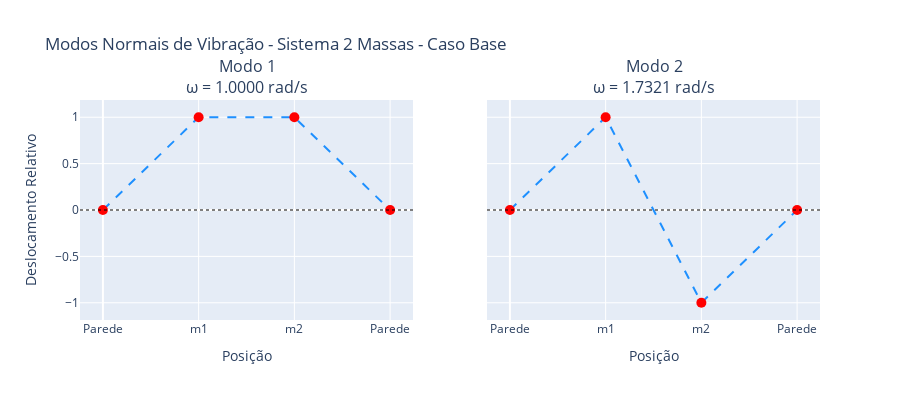
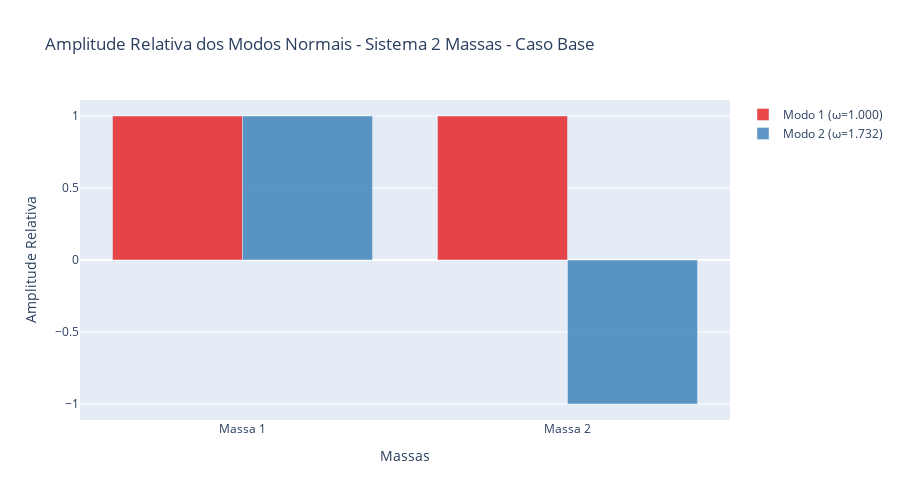
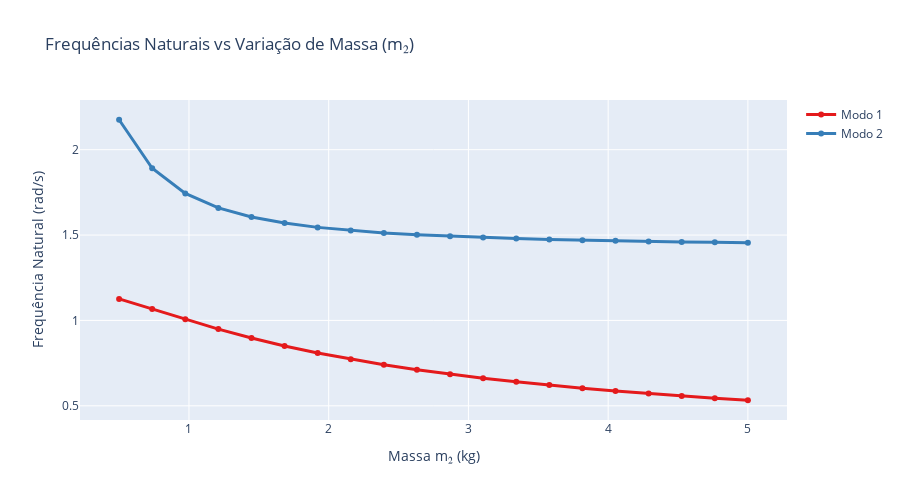
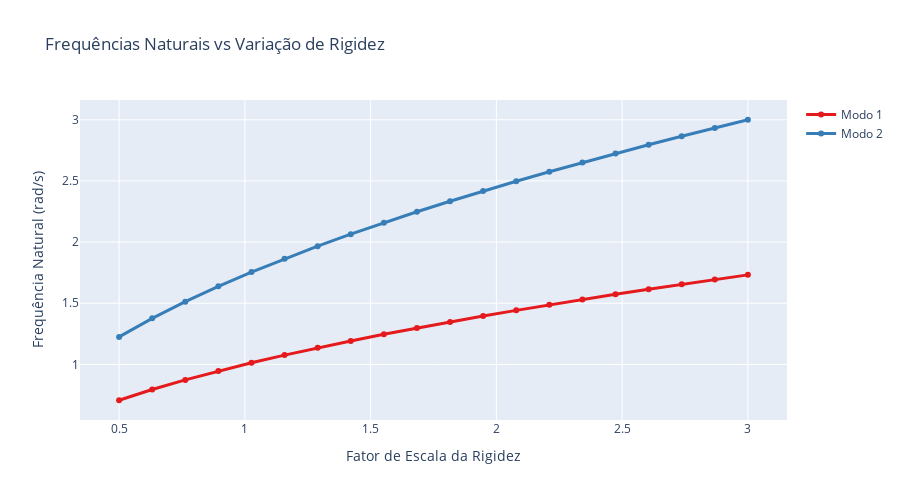

Notebook code for these charts, in order:
### Markdown cell above
## 1. Sistema com Duas Massas e Extremos Fixos

Vamos modelar o sistema abaixo:

`Parede --- mola(k1) --- [m1] --- mola(k2) --- [m2] --- mola(k3) --- Parede`

A matriz de massa $[M]$ e a matriz de rigidez $[K]$ são:

$$
[M] = \begin{bmatrix} m_1 & 0 \\ 0 & m_2 \end{bmatrix}
\quad
[K] = \begin{bmatrix} k_1+k_2 & -k_2 \\ -k_2 & k_2+k_3 \end{bmatrix}
$$

#### 1.1. Caso Base: Massas e Molas Iguais

Inicialmente, `m1 = m2 = 1 kg` e `k1 = k2 = k3 = 1 N/m`.

### Code cell
# 1.1. Sistema de 2 massas - Caso Base
m1, m2 = 1.0, 1.0
k1, k2, k3 = 1.0, 1.0, 1.0

M_2massas = np.array([[m1, 0], [0, m2]])
K_2massas = np.array([[k1 + k2, -k2], [-k2, k2 + k3]])

frequencias, modos = resolver_sistema(M_2massas, K_2massas)
imprimir_e_plotar_resultados(frequencias, modos, "Sistema 2 Massas - Caso Base")

# Análises paramétricas
print("\n=== ANÁLISES PARAMÉTRICAS ===")
plotar_frequencias_vs_massa(M_2massas, K_2massas, indice_massa=1, titulo_massa="m₂")
plotar_frequencias_vs_rigidez(M_2massas, K_2massas)

### Figure 1 — Plotly figure (JSON) as saved in the notebook; plotly's stock layout.template omitted (floating-point values rounded to 4 significant figures)
{"data": [{"line": {"color": "dodgerblue", "dash": "dash", "width": 2}, "marker": {"color": "red", "size": 10}, "mode": "lines+markers", "name": "Modo 1", "showlegend": false, "type": "scatter", "x": [0, 1, 2, 3], "xaxis": "x", "y": [0, 1, 1, 0], "yaxis": "y"}, {"line": {"color": "dodgerblue", "dash": "dash", "width": 2}, "marker": {"color": "red", "size": 10}, "mode": "lines+markers", "name": "Modo 2", "showlegend": false, "type": "scatter", "x": [0, 1, 2, 3], "xaxis": "x2", "y": [0, 1, -1, 0], "yaxis": "y2"}], "layout": {"annotations": [{"font": {"size": 16}, "showarrow": false, "text": "Modo 1<br>ω = 1.0000 rad/s", "x": 0.225, "xanchor": "center", "xref": "paper", "y": 1, "yanchor": "bottom", "yref": "paper"}, {"font": {"size": 16}, "showarrow": false, "text": "Modo 2<br>ω = 1.7321 rad/s", "x": 0.775, "xanchor": "center", "xref": "paper", "y": 1, "yanchor": "bottom", "yref": "paper"}], "height": 400, "shapes": [{"line": {"color": "black", "dash": "dot"}, "opacity": 0.5, "type": "line", "x0": 0, "x1": 1, "xref": "x domain", "y0": 0, "y1": 0, "yref": "y"}, {"line": {"color": "black", "dash": "dot"}, "opacity": 0.5, "type": "line", "x0": 0, "x1": 1, "xref": "x2 domain", "y0": 0, "y1": 0, "yref": "y2"}], "showlegend": false, "title": {"text": "Modos Normais de Vibração - Sistema 2 Massas - Caso Base"}, "xaxis": {"anchor": "y", "domain": [0, 0.45], "ticktext": ["Parede", "m1", "m2", "Parede"], "tickvals": [0, 1, 2, 3], "title": {"text": "Posição"}}, "xaxis2": {"anchor": "y2", "domain": [0.55, 1], "ticktext": ["Parede", "m1", "m2", "Parede"], "tickvals": [0, 1, 2, 3], "title": {"text": "Posição"}}, "yaxis": {"anchor": "x", "domain": [0, 1], "title": {"text": "Deslocamento Relativo"}}, "yaxis2": {"anchor": "x2", "domain": [0, 1], "matches": "y", "showticklabels": false}}}

### Figure 2 — Plotly figure (JSON) as saved in the notebook; plotly's stock layout.template omitted (floating-point values rounded to 4 significant figures)
{"data": [{"marker": {"color": "rgb(228,26,28)"}, "name": "Modo 1 (ω=1.000)", "opacity": 0.8, "type": "bar", "x": ["Massa 1", "Massa 2"], "y": [1, 1]}, {"marker": {"color": "rgb(55,126,184)"}, "name": "Modo 2 (ω=1.732)", "opacity": 0.8, "type": "bar", "x": ["Massa 1", "Massa 2"], "y": [1, -1]}], "layout": {"barmode": "group", "height": 500, "hovermode": "x unified", "title": {"text": "Amplitude Relativa dos Modos Normais - Sistema 2 Massas - Caso Base"}, "xaxis": {"title": {"text": "Massas"}}, "yaxis": {"title": {"text": "Amplitude Relativa"}}}}

### Figure 3 — Plotly figure (JSON) as saved in the notebook; plotly's stock layout.template omitted (floating-point values rounded to 4 significant figures)
{"data": [{"line": {"color": "rgb(228,26,28)", "width": 3}, "marker": {"size": 6}, "mode": "lines+markers", "name": "Modo 1", "type": "scatter", "x": [0.5, 0.7368, 0.9737, 1.211, 1.447, 1.684, 1.921, 2.158, 2.395, 2.632, 2.868, 3.105, 3.342, 3.579, 3.816, 4.053, 4.289, 4.526, 4.763, 5], "y": [1.126, 1.067, 1.007, 0.9491, 0.8967, 0.8501, 0.8089, 0.7724, 0.74, 0.7111, 0.6852, 0.6617, 0.6405, 0.6211, 0.6033, 0.5869, 0.5718, 0.5577, 0.5446, 0.5324]}, {"line": {"color": "rgb(55,126,184)", "width": 3}, "marker": {"size": 6}, "mode": "lines+markers", "name": "Modo 2", "type": "scatter", "x": [0.5, 0.7368, 0.9737, 1.211, 1.447, 1.684, 1.921, 2.158, 2.395, 2.632, 2.868, 3.105, 3.342, 3.579, 3.816, 4.053, 4.289, 4.526, 4.763, 5], "y": [2.175, 1.891, 1.744, 1.659, 1.606, 1.57, 1.545, 1.527, 1.512, 1.501, 1.493, 1.485, 1.479, 1.474, 1.47, 1.466, 1.463, 1.46, 1.457, 1.455]}], "layout": {"height": 500, "hovermode": "x unified", "title": {"text": "Frequências Naturais vs Variação de Massa (m₂)"}, "xaxis": {"title": {"text": "Massa m₂ (kg)"}}, "yaxis": {"title": {"text": "Frequência Natural (rad/s)"}}}}

### Figure 4 — Plotly figure (JSON) as saved in the notebook; plotly's stock layout.template omitted (floating-point values rounded to 4 significant figures)
{"data": [{"line": {"color": "rgb(228,26,28)", "width": 3}, "marker": {"size": 6}, "mode": "lines+markers", "name": "Modo 1", "type": "scatter", "x": [0.5, 0.6316, 0.7632, 0.8947, 1.026, 1.158, 1.289, 1.421, 1.553, 1.684, 1.816, 1.947, 2.079, 2.211, 2.342, 2.474, 2.605, 2.737, 2.868, 3], "y": [0.7071, 0.7947, 0.8736, 0.9459, 1.013, 1.076, 1.136, 1.192, 1.246, 1.298, 1.348, 1.395, 1.442, 1.487, 1.53, 1.573, 1.614, 1.654, 1.694, 1.732]}, {"line": {"color": "rgb(55,126,184)", "width": 3}, "marker": {"size": 6}, "mode": "lines+markers", "name": "Modo 2", "type": "scatter", "x": [0.5, 0.6316, 0.7632, 0.8947, 1.026, 1.158, 1.289, 1.421, 1.553, 1.684, 1.816, 1.947, 2.079, 2.211, 2.342, 2.474, 2.605, 2.737, 2.868, 3], "y": [1.225, 1.376, 1.513, 1.638, 1.755, 1.864, 1.967, 2.065, 2.158, 2.248, 2.334, 2.417, 2.497, 2.575, 2.651, 2.724, 2.796, 2.865, 2.933, 3]}], "layout": {"height": 500, "hovermode": "x unified", "title": {"text": "Frequências Naturais vs Variação de Rigidez"}, "xaxis": {"title": {"text": "Fator de Escala da Rigidez"}}, "yaxis": {"title": {"text": "Frequência Natural (rad/s)"}}}}
